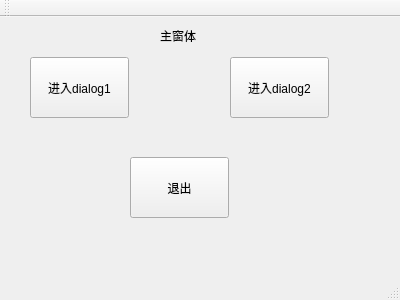
<?xml version="1.0" encoding="UTF-8"?>
<ui version="4.0">
 <class>MainWindow</class>
 <widget class="QMainWindow" name="MainWindow">
  <property name="geometry">
   <rect>
    <x>0</x>
    <y>0</y>
    <width>400</width>
    <height>300</height>
   </rect>
  </property>
  <property name="windowTitle">
   <string>MainWindow</string>
  </property>
  <widget class="QWidget" name="centralWidget">
   <widget class="QPushButton" name="pushButton_1">
    <property name="geometry">
     <rect>
      <x>30</x>
      <y>40</y>
      <width>99</width>
      <height>61</height>
     </rect>
    </property>
    <property name="text">
     <string>进入dialog1</string>
    </property>
   </widget>
   <widget class="QPushButton" name="pushButton_2">
    <property name="geometry">
     <rect>
      <x>230</x>
      <y>40</y>
      <width>99</width>
      <height>61</height>
     </rect>
    </property>
    <property name="text">
     <string>进入dialog2</string>
    </property>
   </widget>
   <widget class="QPushButton" name="pushButton_3">
    <property name="geometry">
     <rect>
      <x>130</x>
      <y>140</y>
      <width>99</width>
      <height>61</height>
     </rect>
    </property>
    <property name="text">
     <string>退出</string>
    </property>
   </widget>
   <widget class="QLabel" name="label">
    <property name="geometry">
     <rect>
      <x>160</x>
      <y>10</y>
      <width>67</width>
      <height>17</height>
     </rect>
    </property>
    <property name="text">
     <string>主窗体</string>
    </property>
   </widget>
  </widget>
  <widget class="QMenuBar" name="menuBar">
   <property name="geometry">
    <rect>
     <x>0</x>
     <y>0</y>
     <width>400</width>
     <height>28</height>
    </rect>
   </property>
  </widget>
  <widget class="QToolBar" name="mainToolBar">
   <attribute name="toolBarArea">
    <enum>TopToolBarArea</enum>
   </attribute>
   <attribute name="toolBarBreak">
    <bool>false</bool>
   </attribute>
  </widget>
  <widget class="QStatusBar" name="statusBar"/>
 </widget>
 <layoutdefault spacing="6" margin="11"/>
 <resources/>
 <connections/>
</ui>
